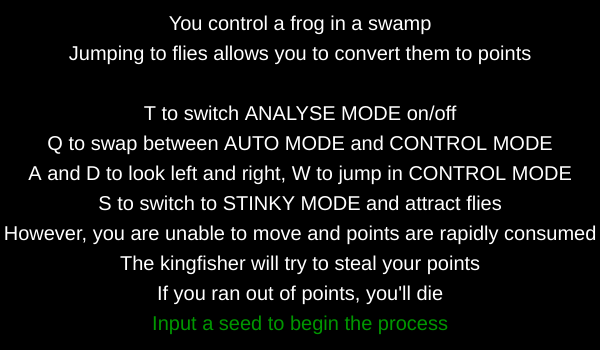
Frame 1 (no input)
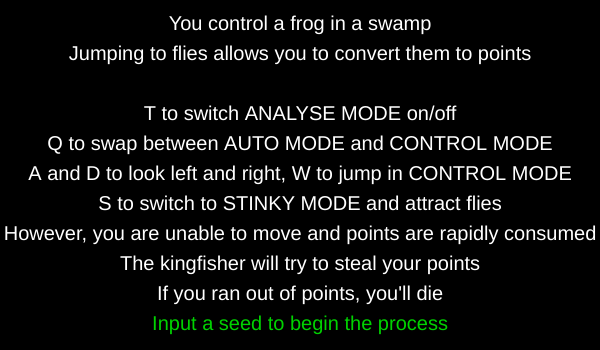
Frame 60 (no input)
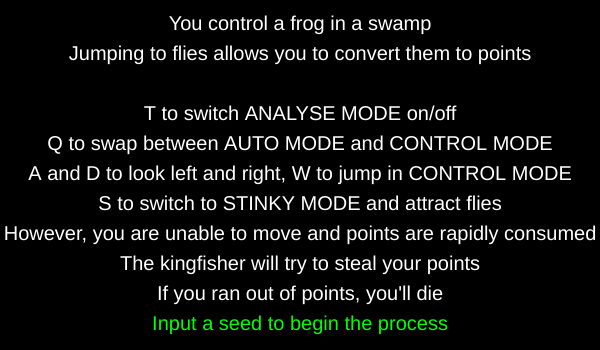
Frame 120 (the mouse pressed at the canvas centre since frame 60)

The p5.js sketch that drew these frames (run headless with seeded random() and noise() and a simulated clock; from frame 60 on, the mouse is pressed at the canvas centre):

// p5.js sketch
// ── sketch.js
let envi = [], stars = [], clouds = [];// land-liquid-air array, stars array, clouds array
let cattails = [];// cattails array
let frogs, flies = [], fish = [];//frog and flies and fish array
let kingfisher;
let day = 0,dc = 2,time,timeString;// day and dayCount and time converted from day
let G; // gravity
let analyseMode = false,stopPressed = true,blackCoverAlpha = 0;//analyse mode components
let analyseArrow,analyseDatas = [];
let eatCount=0,pointsEarned = 0; // flies eaten counter and points earned
let seedReady = false;
let seed = "",seedComponents = [];
let  noiseOffsetCloudX = 0.0,noiseOffsetCloudY = 100.0;
let noiseOffsetMass = 75.0;
let  noiseOffsetFishX = 0.0,noiseOffsetFishY = 100.0,noiseOffsetColor = 50.0;
let invalidTimer = 0;
let worldReady = false;//status of the world generation
let messageTimer = 0;//timer for th message

//3,6,29,4,20,151,14,46,11,4
//0x-1X-2aa-3y-4YY-5zzz-6ZZ-7NoiseSeed-8AA-9B
/*clouds 	x-type of clouds		X-amount		aa-size
  flies 		y-size				YY-amount
  cattails 	zzz-height			ZZ-amount
  fish      AA-amount       B-mass*/
let seedInputed = []; 
let input, button;

function generateSeed(){
  seedComponents[0] = round(random(1,3));//cloud type
  seedComponents[1] = round(random(5,9));//cloud amount
  seedComponents[2] = round(random(20,30));//cloud size
  seedComponents[3] = round(random(3,5));//fly size
  seedComponents[4] = round(random(15,25));//fly amount
  seedComponents[5] = round(random(150,170));//cattail height
  seedComponents[6] = round(random(10,15));//cattail amount
  seedComponents[7] = round(random(10,99));//noise seed
  seedComponents[8] = round(random(10,15));//fish amount
  seedComponents[9] = round(random(40,50));//fish size
  noiseSeed(seedComponents[7]);
  seed = str(seedComponents);
}

function resetEverything(){//setting every necessary variables back to original
  envi = [], stars = [], clouds = [];// land/liquid/air array, stars array, clouds array
  cattails = [];// cattails array
  kingfisher, frogs, flies = [], fish = [];//frog and flies array
  day = 0,dc = 2,time,timeString;// day and dayCount and time converted from day
  G; // gravity
  analyseMode = false,stopPressed = true,blackCoverAlpha = 0;//analyse mode components
  analyseArrow,analyseDatas = [];
  eatCount=0,pointsEarned = 0; // flies eaten counter and points earned
  seedReady = false;
  seed = "",seedComponents = [];
  noiseOffsetCloudX = 0.0,noiseOffsetCloudY = 100.0;
  noiseOffsetMass = 75.0;
  noiseOffsetFishX = 0.0, noiseOffsetFishY = 100.0, noiseOffsetColor = 50.0;
  invalidTimer = 0;
  worldReady = false;
}

function setup() {
  createCanvas(600, 350);

  //inputting seed system
  input = createInput('random');
  button = createButton("submit");
  button.mouseClicked(submitted);
}

function submitted(){//button function
  //get the seed from the input 
  let inputList = input.value();
  seedInputed = inputList.split(',').map(item => item.trim());
  //randomize seed
  if(seedInputed[0] === "random"){
    resetEverything();
    generateSeed();
    input.value(seedComponents);
    seedReady = true;
    return;
  }
  //checking valid input
  if (seedInputed.length === 10) {
    let validSeed =
      checkInRange(1,3,seedInputed[0]) &&
      checkInRange(5,9,seedInputed[1]) &&
      checkInRange(20,30,seedInputed[2]) &&
      checkInRange(3,5,seedInputed[3]) &&
      checkInRange(15,25,seedInputed[4]) &&
      checkInRange(150,170,seedInputed[5]) &&
      checkInRange(10,15,seedInputed[6]) &&
      checkInRange(10,99,seedInputed[7]) &&
      checkInRange(10,15,seedComponents[8]) &&
      checkInRange(40,50,seedComponents[9]);

    if(validSeed){
      resetEverything();
      copyArray(10);
      input.value(seedComponents);
      seedReady = true;
    } else {
      seedReady = false;
      seedInputed = [];
      input.value("");
      invalidTimer =100;

    }
  } 
  else {
    seedReady = false;
    seedInputed = [];
    input.value("");
    invalidTimer = 100;
  }

}
function instructionMessage(){
  //just the instructions
  if(invalidTimer<=1){
    push();
    textSize(20);
    fill(255);
    textAlign(CENTER);
    text("You control a frog in a swamp",width/2,30);
    text("Jumping to flies allows you to convert them to points",width/2,60);

    text("T to switch ANALYSE MODE on/off",width/2,120);
    text("Q to swap between AUTO MODE and CONTROL MODE",width/2,150);
    text("A and D to look left and right, W to jump in CONTROL MODE",width/2,180);
    text("S to switch to STINKY MODE and attract flies",width/2,210);
    text("However, you are unable to move and points are rapidly consumed",width/2,240);
    text("The kingfisher will try to steal your points",width/2,270);
    text("If you ran out of points, you'll die",width/2,300);
    fill(0,frameCount%150 + 150,0);
    text("Input a seed to begin the process",width/2,330);
    pop();
  }
}
function showInvalidMessage() {
  push();
  textSize(20);
  fill(255);
  textAlign(CENTER);
  if(invalidTimer>0){
    text("Invalid seed", width/2, height/3);
    text("Type random to generate random seed", width/2, height/2);
  }

  pop();
}
function copyArray(length) {
  //function made to copy an array to another array duh
  for (let i = 0; i < length; i++) {
    seedComponents[i] = seedInputed[i];
  }
  seed = str(seedComponents);
}
function checkInRange(min, max, value) {
  //function made to check if a value is in a certain range
  let num = parseInt(value);
  return !isNaN(num) && num >= min && num <= max;
}

function generateWorld(){
  //it is time to generate the swamp
  G =  0.5;
  generateCloud();
  generateStar();
  generatePlants();
  generateAnimals();
  generateEnvironment();
  generateFish();
}
function generateEnvironment(){
  envi[0] = new env(0,250,350,height,true,false,false);//ground
  envi[1] = new env(350,250,width,height,false,true,false);//water
  envi[2] = new env(0,0,width,height,false,false,true);//air
  envi[3] = new env(340,350,width,height,true,false,false);//ground under water
  envi[4] = new env(350,340,50,10,false,false,false); //jumping pad
}
function generateAnimals(){
  frogs = new frog(200,100,1.5,3);
  kingfisher = new bird(width-20,50);
  analyseArrow = new vectorArrows(frogs);
  for(let f = 0; f<seedComponents[4];f++){
    flies[f] = new fly(random(10,80),random(100,200),seedComponents[3],0.05);
  }
}
function generatePlants(){
    for(let s = 0; s<seedComponents[6]; s++){
    cattails[s] = new cattail(10+7*s,300,random(-5,5),-1*seedComponents[5]);
  }
}
function generateStar(){
  for(let s = 0; s<30; s++){
    stars[s] = new STAR(random(0,600),random(0,240),random(0.5,5));
  }
}
function generateCloud(){
  //random x y with noise
  for(let c = 0; c<seedComponents[1]; c++){
    let x = noise(noiseOffsetCloudX) * width;
    noiseOffsetCloudX += 5;

    let y = noise(noiseOffsetCloudY) * 110 + 10;
    noiseOffsetCloudY += 5; 

    clouds[c] = new cloud(x,y,seedComponents[2],seedComponents[0]);
  }
}
function generateFish(){
  //random x y with noise
  for(let f = 0; f<seedComponents[8]; f++){
    let x = noise(noiseOffsetFishX) * (width-350) + 350;
    noiseOffsetFishX+=5;

    let y = noise(noiseOffsetFishY) * (height-220) + 250; 
    noiseOffsetFishY+=5;

    let m = noise(noiseOffsetMass) * seedComponents[9];
    noiseOffsetMass+=5;

    let color = noise(noiseOffsetColor)*100 + 150;
    noiseOffsetColor+=0.1;

    fish[f] = new fishs(x,y,m,f,color);
  }
}
function draw() {

  if(!seedReady){//inputting screen
    background(0);
    instructionMessage();
      showInvalidMessage();
  invalidTimer--;
  }

  if(seedReady == true){
      showInvalidMessage();
    invalidTimer--;
    if(!worldReady){//generate the world when seed is ready
        generateWorld();
        worldReady = true;
    }

      background(20, 20, 60);
    //run the world

    environment();

    //draw the branch
    push();
    fill(79,46,40);
    rect(width-70,150,70,10);
    pop();
    //

    UI();
    checkAnalyse();
    animals();
    mainObjects();  

    //death message appearing if it is
    messageTimer-=1;
    deathMessage();
  }
}
function mainObjects(){//analyse mode objects

  if(analyseMode){
    analyseArrow.show();
  }
  analyseDatas[0] = new data(width-50,50,timeString,20);
  for(let aD of analyseDatas){
    aD.show();
  }
}
function animals(){//the living animals
  kingfisher.update();
  kingfisher.show();
  frogs.update();
  frogs.show();
  for(let ff of fish){
    ff.update();
    ff.show();
  }

  for(let f of flies){
    f.checkEaten();
    f.update();
    f.show();
  }
}
function UI(){//ui text shown near the screen's edges
  push();
  if(day>100){
    fill(0);
  }
  else{
    fill(255);
  }
  textSize(20);
  if(frogs.pecked){
    if(pointsEarned<0.9){// 1
      submitted();
      messageTimer = 120;
    }
    fill("red");
    pointsEarned-=0.1;
    pointsEarned = max(pointsEarned,0); //set to 0
  }
  text("Score: "+floor(pointsEarned)+"    Seed:" + seed, 20,30);
  if(frogs.mode==1){
    text("AUTO mode",20,50);
  }
  else if(frogs.mode == 2){
    text("CONTROL mode",20,50);
  }
  else if(frogs.mode == 3){
    text("STINKY mode",20,50);
  }

  pop();
}
function environment(){//the land air water, stars, day/night cycle
  //air
  envi[2].show();
  //clouds
  for(let cs of clouds){
    cs.show();
  }
  //catttails
  for(let c of cattails){
    c.update();
  }
  //ground

  envi[1].show();
  envi[3].show();
  envi[0].show();

  
  //stars
  for(let s of stars){
    s.show();
  }
  //time
  day+=dc;
  if(day >= 400 && dc > 0){
    dc*=-1;
  }
  if(day <= -200 && dc < 0){
    dc*=-1;
  }
  time = (day+200)/50;
  if(dc<0){
    time = 12-time;
    if(350<=day&&day<=400){
      time=time+12;
    }
  }
  if(day==-200){
    time = 0;
  }
  if(day%10==0){
    if(dc>0){
      timeString = int(time)/* + ":" + round((time-int(time))*60)*/+"am";
    }
    if(dc<0){
      timeString = int(time)/* + ":" + round((time-int(time))*60)*/+"pm";
    }
  }
}

function checkAnalyse(){//checking analyse mode toggled or not
  if(keyIsPressed&&key == "t"&&!analyseMode&&stopPressed&&blackCoverAlpha<=10){
    analyseMode = true;
    stopPressed = false;
  }
  if(keyIsPressed&&key=="t"&&analyseMode&&stopPressed&&blackCoverAlpha>=130){
    stopPressed = false;
    analyseMode = false;
  }
  if(!keyIsPressed){
    stopPressed = true;
  }
  if(analyseMode && blackCoverAlpha<=140){blackCoverAlpha+=5;}
  else if(!analyseMode&&blackCoverAlpha>=0){blackCoverAlpha-=5;}
  push();
  fill(0,0,0,blackCoverAlpha);
  rect(0,0,width,height);
  if(analyseMode){
    fill("red");
    textStyle(BOLDITALIC);
    textSize(18);
    textAlign(RIGHT)
    if(frameCount%60<=29){ //flash "analyse mode" every 0.5s
      text("ANALYSE MODE",width-10,20);
    }
  }
  pop();
}

function deathMessage(){//check if the frog died
  if(messageTimer>0){
      push();
      fill(0,0,0,messageTimer*10)
      textAlign(CENTER);
      textSize(30);
      text("WORLD RESET", width/2,height/2-40);
      text("YOU DIED",width/2,height/2+40);
      pop();
  }
  messageTimer = max(messageTimer,0); //set 0
}

// ── analyse.js
function drawArrow(base, vecX,vecY, myColor) {
    push();
    stroke(myColor);
    strokeWeight(3);
    fill(myColor);
    translate(base.x, base.y);
    line(0, 0, vecX, vecY); //base of arrow
    let vec = createVector(vecX,vecY);
    rotate(vec.heading());
    let arrowSize = 7;
    translate(vec.mag() - arrowSize, 0);
    triangle(0, arrowSize / 2, 0, -arrowSize / 2, arrowSize, 0); //head of arrow
    pop();
  }
class vectorArrows{
    constructor(thing){
      this.target = thing;
      this.amplifier = 15; //makes the arrows bigger
      this.posAboveTarget = createVector(this.target.pos.x-this.target.direction*10,this.target.pos.y-40);//right above the frog
    }
    show(){
        this.posAboveTarget = createVector(this.target.pos.x-this.target.direction*10,this.target.pos.y-40); //set pos above frog
        if(!this.target.touchGround){        
            drawArrow(this.target.pos, this.amplifier*this.target.vel.x, 0,"blue"); //vector of frog's x velocity
            drawArrow(this.target.pos, 0, this.amplifier/2*this.target.vel.y,"red");//vector of frog's y velocity
            drawArrow(this.target.pos, this.amplifier*this.target.vel.x, this.amplifier/2*this.target.vel.y,"purple");//vector of frog's total velocity
        }
        drawArrow(this.posAboveTarget, this.target.direction*30, 0, "lime"); //vector of frog's direction


    }
}

class data{
    constructor(x,y,text,size){
        this.pos = createVector(x,y);
        this.message = text;
        this.size = size;
        this.mode = CENTER;
    }
    show(){
        push();
        rectMode(CENTER);
        fill(0);
        rect(this.pos.x,this.pos.y-5,50,30);//black square for the message
        fill("white");
        textAlign(this.mode);
        textSize(this.size);
        text(this.message,this.pos.x,this.pos.y); //message in white
        pop();
    }
}
// ── animals.js
class frog{
    constructor(x,y,size,jumpStrength){
        this.pos = createVector(x,y);
        this.n = size;
        this.mass = size*1.5;
        this.jumpStrength = jumpStrength;
        this.vel = createVector(0,0);
        this.acc = createVector(0,0);
        this.direction = 1; //1--> -1<--
        this.ybottom;
        this.touchGround = false;
        this.inWater = false;
        this.dragCoefficient;
        this.random = random(120,180);
        this.mode = 2; //1 auto     2 control       3 poop
        this.jumpCooldown = 100 ; //1s
        this.prev=0;
        this.timeTouchGround = 0;
        this.noPress = true;
        this.circleAlpha = 0;
        this.pecked = false;
    }   
    friction(){ //calculate frictional force
        let friction = this.vel.copy();
        friction.normalize();
        friction.mult(-1);
        friction.y = 0;
        friction.setMag(0.1);
        this.acc.add(friction);
    }
    update(){
        if(this.mode==3){ //check in poop mode
            pointsEarned-=0.075;
            if(pointsEarned<=0){
                pointsEarned = 0;
                this.mode = 2;
            }
        }
        if(keyIsPressed){
            if(key == "q"&&this.noPress){ //switch mode
                this.noPress = false;
                this.mode = (this.mode)%2+1;
            }
            if(key == "s"&&(pointsEarned>=5||this.mode==3)&&this.noPress){ //poop mode
                if(this.mode!=3){
                    this.mode = 3;
                    this.noPress = false;
                }
                else{
                    this.mode = 2;
                    this.noPress = false;
                }
            }
        }
        else{
            this.noPress = true;
        }
        
        this.touchGround = false;
        for(let e of envi){
            if(!e.solid&&!e.liquid&&!e.air){
                if(e.pos.x<=this.pos.x&&this.pos.x<=e.pos.x+e.len.x){//jump pad
                    if(this.pos.y>=230 && this.direction==-1){ //add pushing force to rise back to ground
                        let f = createVector(-0.1,-1);
                        this.acc.add(f);
                    }
                }
            }
            if(e.solid){//ground
                if(e.pos.x<=this.pos.x && this.pos.x<=e.pos.x+e.len.x){
                    this.ybottom = this.pos.y+10*this.n;
                    if(e.pos.y <= this.ybottom+5){//add friction if touching ground
                        this.friction();
                        this.resis(2);
                        this.touchGround = true;
                        this.timeTouchGround++;
                        if(this.mode==2){
                            if(keyIsPressed&&key=="a"){//turn left
                                this.direction=-1;
                            }
                            if(keyIsPressed&&key=="d"){//turn right
                                this.direction=1;
                            }
                        }
                        if(((frameCount%60 == 0 && this.mode==1)||(this.mode==2 && keyIsPressed && key == "w"))&&this.timeTouchGround>=30){//auto jump
                            this.touchGround = false;
                            this.pos.y-=5;
                            let f;
                            if(!this.inWater){ f = createVector(this.jumpStrength*this.direction*1.5, -3*this.jumpStrength);
                            }//higher jump force on land
                            if(this.inWater){ f = createVector(this.jumpStrength*this.direction*3.5, -2*this.jumpStrength);
                            }//lower jump force in water
                            
                            this.acc.add(f);
                        }
                        else{
                            this.vel.y = 0;
                            this.pos.y = e.pos.y - 10*this.n;//grounded
                        }
                        
                    }
                }
            }
            if(e.liquid){//water
                this.inWater = false;
                if(e.pos.x<=this.pos.x && this.pos.x<=e.pos.x+e.len.x){
                    if(e.pos.y<=this.pos.y+10*this.n){//checking if in water
                        G = 0.05;
                        this.inWater = true;
                    }
                }
            }
            if(e.air){//air
                if(!this.inWater){
                    G =  0.5;//set G to normal
                }
                if(!this.touchGround && !this.inWater){
                    this.resis(0);//set drag coefficient
                }
            }
        }
        if(this.touchGround == false){
            this.acc.add(0,G);//gravity
            this.timeTouchGround=0;//reset time touching ground
        }
        //drag force
        let drag = this.vel.copy(); 
        drag.normalize();
        drag.mult(-1);
  
        let ballSpeed = this.vel.mag();
        drag.mult(this.dragCoefficient * ballSpeed * ballSpeed);
        this.vel.add(drag);
        //

        //normal update
        this.vel.add(this.acc);
        this.pos.add(this.vel);
        this.acc = createVector(0,0);
        //

        //check near edges to turn around
        if(this.pos.x<=100 && this.direction == -1){
            this.direction*=-1;
        }
        if(this.pos.x>=width-50 && this.direction == 1){
            this.direction*=-1;
        }
    }

    resis(type){//setting drag coefficient
        if(type == 0){//air
            this.dragCoefficient = 0.01
        }
        if(type == 1){//liquid
            this.dragCoefficient = 0.5;
        }
        if(type == 2){//ground
            this.dragCoefficient = 0.05;
        }
    }

    show(){//showing a pic of a frog
        push();
        noStroke();
        if(analyseMode && this.circleAlpha<100){
            this.circleAlpha+=5;//slowly show the red repel ring (RRR)
        }
        if(!analyseMode && this.circleAlpha>0){
            this.circleAlpha-=5;//slowly hide the RRR
        }
        fill(255,0,0,this.circleAlpha);
        ellipse(this.pos.x,this.pos.y,100,75);//draw RRR
        pop();

        if(this.touchGround){//grounded pose
        push();
        translate(this.pos.x,this.pos.y);
        scale(this.direction,1);//turning to the direction left/right
        fill("#6C8B64");//frog green
        if(this.pecked){fill("red");}//frog hurt -> red
        if(this.mode == 3){//poop mode
            fill(110, 38, 14);//frog shits -> brown
        }
        strokeWeight(2);

        //drawing the frog
        ellipse(-2*this.n,+8*this.n,12*this.n,7*this.n);
        ellipse(10*this.n,8*this.n,4*this.n,8*this.n);
        ellipse(0,0,30*this.n,20*this.n);
        ellipse(-10*this.n,+8*this.n,12*this.n,7*this.n);
        ellipse(8*this.n,8*this.n,4*this.n,8*this.n);
        //
        fill(0);
        strokeWeight(1);
        //eyes
        circle(10*this.n,-3*this.n,2)
        circle(5*this.n,-3*this.n,2)
        //
        strokeWeight(2);
        line(7*this.n,0,15*this.n,0);//mouth
        pop();
        }
        else{//on air
            push();
        translate(this.pos.x,this.pos.y);
        scale(this.direction,1);//turning left/right
        fill("#6C8B64");//frog green
        if(this.pecked){fill("red");}//frog hurt red
        if(this.mode == 3){
            fill(110, 38, 14);//frog shitting brown
        }
        strokeWeight(2);
        //frog body
        ellipse(-2*this.n,+8*this.n,7*this.n,12*this.n);
        ellipse(14*this.n,8*this.n,8*this.n,4*this.n);
        ellipse(0,0,30*this.n,20*this.n);
        ellipse(-10*this.n,+8*this.n,7*this.n,12*this.n);
        ellipse(12*this.n,8*this.n,8*this.n,4*this.n);
        fill(0);
        strokeWeight(1);
        //frog eyes
        circle(10*this.n,-3*this.n,2)
        circle(5*this.n,-3*this.n,2)
        strokeWeight(2);
        //frog mouth
        line(7*this.n,0,15*this.n,0);
        pop();
        }
    }
}

class fly{
    constructor(x,y,size,strength){
        this.pos = createVector(x,y);
        this.vel = createVector(0,0);
        this.acc = createVector(0,0);
        this.size = size;
        this.strength = strength;
        this.dirX = 1; //1=right   -1=left
        this.dirY = -1; //-1=up   1=down
        this.eaten = false;
        this.color = 0;
    }    
    addForce(f){//no shit 
        this.acc.add(f);
    }
    attract(){//attraction
        let G = 20;
        let attrationForce = p5.Vector.sub(frogs.pos, this.pos);
        let distSq = constrain(attrationForce.magSq(), 100, 2500);
        let strength = G * (frogs.n * this.size) / distSq;
        attrationForce.setMag(strength);
        this.addForce(attrationForce);
    }
    checkEaten(){//idk maybe it's checking if it is eaten or not
        if(abs(frogs.pos.x-this.pos.x)<=10 && abs(this.pos.y-frogs.pos.y)<=10){//frog can eat this
            eatCount++;
            pointsEarned++;
            this.eaten = true;
            this.pos = createVector(random(10,80),random(100,200));//respawn at the cattails
        }
    }
    update() {
        if(frogs.mode==3){//frog shits attracts flies
            this.attract();
        }
        //random movement calculation (very sophisticated)
        let angle = random(TWO_PI);
        let force = p5.Vector.fromAngle(angle);
        force.mult(this.strength);
        this.acc.add(force);
        //done
        if(day>100 && this.eaten){//respawn time
            this.eaten = false;
        }

            if(!this.eaten){//normal update
                this.vel.add(this.acc);
                this.vel.limit(1);
                this.pos.add(this.vel);
            }
            else{//no moving when not respawn yet
                this.vel = createVector(0,0);
            }
            //reset acc
            this.acc.mult(0);
        /*
        this.vel.add(this.acc);
        this.vel.limit(2);
        this.pos.add(this.vel);
        this.acc.mult(0);*/ //old update (cant work cuz it also does it when the fly is dead)

        //check edges
        if (this.pos.x < 0) {
            this.pos.x = 0;
            this.vel.x *= -1;
        }
        if (this.pos.x > width) {
            this.pos.x = width;
            this.vel.x *= -1;
        }
        if (this.pos.y < 100) {
            this.pos.y = 100;
            this.vel.y *= -1;
        }
        if (this.pos.y > 220) {
            this.pos.y = 220;
            this.vel.y *= -1;
        }
    }
    show(){//draw the fly
        push();
        fill(this.color);
        if(analyseMode&&this.color<=220){
            this.color+=20;//slowly becomes white in analyseMode
        }
        if(!analyseMode&&this.color>=20){
            this.color-=20;//returning to black
        }
        noStroke();
        if(!this.eaten){
            circle(this.pos.x,this.pos.y,this.size);//fly dot drawn
        }

        pop();
    }
}

class fishs{//fish
    constructor(x,y,mass,id,color){
        this.pos = createVector(x,y);
        this.vel = createVector(0,0);
        this.acc = createVector(0,0);
        this.color = color;
        this.mass = mass;
        this.size = max(3.5,mass/6);
        this.id = id; //position in fish[] array
        this.noiseOffsetX = 0.0;
        this.noiseOffsetY = 100.0;
        this.direction = 1;
    }

    addForce(ff) {//add force
        let f = p5.Vector.div(ff, this.mass);
        this.acc.add(f);
    }
    repel(){ //repel from the frog
        if(abs(frogs.pos.x-this.pos.x) <= 100 && abs(frogs.pos.y-this.pos.y) <= 75){ //in range of the RRR
            let force = p5.Vector.sub(frogs.pos, this.pos);
            let distance = force.mag();
            distance = constrain(distance, 5, 2500);
            force.normalize();
            let strength = (-300 * this.mass * frogs.mass) / (distance * distance * distance);
            force.mult(strength);
            this.addForce(force);
        }
    }
    checkEdges(){//duh i wonder what this does
        if(350>this.pos.x-this.size){
            this.vel.x = this.vel.x*-1;
            this.pos.x = 350+this.size;
        }
        if(width<this.pos.x+this.size){
            this.vel.x = this.vel.x*-1;
            this.pos.x = width-this.size;
        }
        if(height<this.pos.y+this.size){
            this.vel.y = this.vel.y*-1;
            this.pos.y = height-this.size;
        }
        if(250>this.pos.y-this.size){
            this.vel.y = this.vel.y*-1;
            this.pos.y = 250+this.size;
        }
    }
    randomMovement(){//random movement using noise :O
        let x = noise(this.noiseOffsetX)*round(random(-1,1))*5;
        this.noiseOffsetX+=5;

        let y = noise(this.noiseOffsetY)*round(random(-1,1))*5;
        this.noiseOffsetY+=5;

        let movement = createVector(x,y);
        this.addForce(movement);
    }
    update(){//updating
        for(let i = 0; i<fish.length; i++){
            if(i!=this.id){//checking different fish to attract
                //calculating attraction forces wooo
                let force = p5.Vector.sub(this.pos, fish[i].pos);
                let distance = force.mag();
                distance = constrain(distance, 5, 2500);
                force.normalize();
                let strength = (G * this.mass * fish[i].mass) / (distance * distance * distance);
                force.mult(strength);
                fish[i].addForce(force);
            }
        }
        //this basic routine
        this.repel();
        this.checkEdges();

        this.randomMovement();

        //normal updating
        this.vel.add(this.acc);
        this.vel.limit(1.5);
        this.pos.add(this.vel);
        this.acc.mult(0);
        //changing directions
        if(this.vel.x>0){
            this.direction = 1;
        }
        else if (this.vel.x<0){
            this.direction= -1;
        }
    }
    show(){//draw the fish
        push();
        fill(79,169,188,this.color);
        strokeWeight(1);
        stroke(0);
        if(analyseMode){
            stroke("cyan");//highlighted in analyse mode
        }
        if(this.direction==1){//right
            ellipse(this.pos.x+0.3*this.size,this.pos.y,3*this.size,2*this.size);
            triangle(this.pos.x-2*this.size,this.pos.y-this.size,this.pos.x-2*this.size,this.pos.y+this.size,this.pos.x-1.2*this.size,this.pos.y);
        }
        if(this.direction==-1){ //left
            ellipse(this.pos.x-0.3*this.size,this.pos.y,3*this.size,2*this.size);
            triangle(this.pos.x+2*this.size,this.pos.y-this.size,this.pos.x+2*this.size,this.pos.y+this.size,this.pos.x+1.2*this.size,this.pos.y);
        }
        pop();
    }
}

class bird {
  constructor(x, y) {
    this.pos = createVector(x, y);
    this.vel = createVector(0, 0);
    this.acc = createVector(0, 0);
    this.mode = 0; //0-flying   1-resting   2-pecking
    this.G = 0.1;
    this.touchGround = false;
    this.direction = -1; //-1 left       1 right
    this.flyMode = true;
    this.pecking = false;
    this.flyCooldown=0;
    this.returning = false;
    this.dragCoefficient;
  }
  checkValidFrogLocation(){//check if the kingfisher can fly to the frog to peck it
    if(frogs.pos.x>=0 && frogs.pos.x<=300 && !this.returning && frogs.mode!=3){
        this.move(this.direction);//move to it
    }
    else{
        this.move(0);//return to the branch
    }
  }
  move(dir){
    this.flyCooldown++;//update fly cooldown
    if(dir == -1 && !this.returning){ // left
        if(this.pos.x>=frogs.pos.x-30*dir){//it is not near the pecking location yet
            this.flyMode = true; 
            let f = createVector(dir,0);//fly horizontally to the frog
            if(round(this.flyCooldown/10)%5==0){
                f.y = -0.6; // fly up
            }
            this.acc.add(f);
        }
        else{
            this.flyMode = false;//dont fly
        }
        //drag force
        let drag = this.vel.copy(); 
        drag.y = 0;
        drag.normalize();
        drag.mult(-1);
        let speed = this.vel.mag();
        drag.mult(this.dragCoefficient * speed * speed);
        this.vel.add(drag);
    }
    if(dir == 1 && !this.returning){ // right
        if(this.pos.x>=frogs.pos.x-30*dir){//it is not near the pecking location yet
            this.flyMode = true;
            let f = createVector(dir,0);//fly to the frog
            if(round(this.flyCooldown/10)%5==0){
                f.y = -0.6; //fly up
            }
            this.acc.add(f);
        }
        else{
            this.flyMode = false;//dont fly
        }
        //drag force
        let drag = this.vel.copy(); 
        drag.y = 0;
        drag.normalize();
        drag.mult(-1);
        let speed = this.vel.mag();
        drag.mult(this.dragCoefficient * speed * speed);
        this.vel.add(drag);
    }
    if(dir == 0){ //return to branch
        if(this.pos.x<=width-50 || this.pos.y>=145){//not at the branch
            this.flyMode = true;
            this.returning = true;
            let f = createVector(0,0);
            if(this.pos.x<=width-50){//coord x is not near branch
                f.x = 1;//fly horizontally back
                this.direction = 1;
            }
            if(round(this.flyCooldown/10)%5==0 && this.pos.y>=145 && this.returning){
                f.y = -0.6;//coord y is not near branch --> fly up
            }
            this.acc.add(f);
        }
        else{
            this.flyMode = false;
            this.returning = false;
        }
        //drag force
        let drag = this.vel.copy(); 
        drag.y = 0;
        drag.normalize();
        drag.mult(-1);
        let speed = this.vel.mag();
        drag.mult(this.dragCoefficient * speed * speed);
        this.vel.add(drag);
    }
  }
  grav() {//gravity duh
    let f = createVector(0, this.G);
    this.acc.add(f);
  }
  update() {//updating
    this.checkValidFrogLocation();//checking the frog's location
    if (this.pos.y>=170&&this.touchGround && (frameCount%60==0||frameCount%60==1||frameCount%60==2||frameCount%60==3||frameCount%60==4)) {//on the ground --> peck for 5 frames each 60 frames
      this.pecking = true;
    }
    else{
        this.pecking = false;
        frogs.pecked = false;
    }

    this.touchGround = false;
    if ((this.pos.y >= 145 &&this.pos.y <=155 && width-70<=this.pos.x && this.pos.x<=width)) {//check on the branch
      this.vel.y = 0;
      this.pos.y = 150;
      this.touchGround = true;
      this.flyCooldown=-1;
      this.returning = false;
    } 
    else if((0<=this.pos.x && this.pos.x<=350 && this.pos.y >= 245)&&!this.flyMode){//check on the ground
        this.vel.y = 0;
        this.pos.y = 250;
        this.touchGround = true;
        this.flyCooldown=-1;
    }
    else {
      this.grav();
    }

    if (!this.touchGround) {
      this.mode = 0;//flying
    } else if (!this.pecking) {
      this.mode = 1;//idling
    } else {
      this.mode = 2;//pecking
    }

    //look at the frog's vecinity
    if(this.pos.x>frogs.pos.x){
        this.direction = -1;
    }
    else if(this.pos.x<frogs.pos.x){
        this.direction = 1;
    }
    if(this.returning){
        this.direction = 1;
    }

    //check edges
    if(0<=this.pos.x && this.pos.x<=350 && this.pos.y >= 245){
        this.pos.y = 248;
    }
    if (this.pos.x >= width - 10) {
      this.pos.x = width - 10;
      this.vel.x = 0;
    }
    if (this.pos.x <= 50) {
      this.pos.x = 10;
      this.vel.x = 0;
    }
    if (this.pos.y <= 50) {
      this.pos.y = 50;
      this.vel.y = 0;
    }
    if (this.pos.y >= height - 10) {
      this.pos.y = height - 10;
      this.vel.y = 0;
    }

    this.vel.add(this.acc);
    this.pos.add(this.vel);
    this.acc.mult(0);
  }
  show() { //draw the bird
    //ts is too hard to follow js trust me that it works and will draw the correct image.
    strokeWeight(2);
    if (this.mode == 0) {
      if (this.direction == -1) {
        push(); //body
        fill( 0, 126, 138);
        translate(this.pos.x, this.pos.y - 40);
        rotate(2 * PI - QUARTER_PI / 2);
        ellipse(0, 0, 20, 50);
        pop();

        push(); //wings
        fill( 0, 126, 138);
        translate(this.pos.x + 12, this.pos.y - 60);
        rotate(QUARTER_PI);
        ellipse(0, 0, 10, 30);
        rotate(QUARTER_PI / 2);
        ellipse(5, 0, 10, 30);
        rotate(QUARTER_PI / 2);
        ellipse(10, -1, 10, 30);
        pop();

        line(this.pos.x + 8, this.pos.y - 17, this.pos.x + 8, this.pos.y - 10); // legs
        line(this.pos.x, this.pos.y - 20, this.pos.x, this.pos.y - 10);
        fill( 0, 126, 138);
        circle(this.pos.x - 15, this.pos.y - 65, 20); // head
        circle(this.pos.x - 17, this.pos.y - 65, 1); //eyes
        circle(this.pos.x - 27, this.pos.y - 65, 1);
        fill(100);
        triangle(
          this.pos.x - 27,
          this.pos.y - 60,
          this.pos.x - 21,
          this.pos.y - 55,
          this.pos.x - 30,
          this.pos.y - 50
        ); // beak
      } else if (this.direction == 1) {
        push(); //body
        fill( 0, 126, 138);
        translate(this.pos.x, this.pos.y - 40);
        rotate(QUARTER_PI / 2);
        ellipse(0, 0, 20, 50);
        pop();

        push(); //wings
        fill( 0, 126, 138);
        translate(this.pos.x - 12, this.pos.y - 60);
        rotate(2 * PI - QUARTER_PI);
        ellipse(0, 0, 10, 30);
        rotate(2 * PI - QUARTER_PI / 2);
        ellipse(-5, 0, 10, 30);
        rotate(2 * PI - QUARTER_PI / 2);
        ellipse(-10, 0, 10, 30);
        pop();

        line(this.pos.x, this.pos.y - 20, this.pos.x, this.pos.y - 10); // legs
        line(this.pos.x - 8, this.pos.y - 17, this.pos.x - 8, this.pos.y - 10);
        fill( 0, 126, 138);
        circle(this.pos.x + 15, this.pos.y - 65, 20); // head
        circle(this.pos.x + 17, this.pos.y - 65, 1); //eyes
        circle(this.pos.x + 27, this.pos.y - 65, 1);
        fill(100);
        triangle(
          this.pos.x + 27,
          this.pos.y - 60,
          this.pos.x + 21,
          this.pos.y - 55,
          this.pos.x + 30,
          this.pos.y - 50
        ); // beak
      }
    } 
    else if (this.mode == 1) {
      if (this.direction == -1) {
        push(); //body
        fill( 0, 126, 138);
        translate(this.pos.x, this.pos.y - 40);
        rotate(2 * PI - QUARTER_PI / 2);
        ellipse(0, 0, 20, 50);
        pop();

        push(); //wings
        fill( 0, 126, 138);
        translate(this.pos.x, this.pos.y - 40);
        rotate(2 * PI - QUARTER_PI / 2);
        ellipse(5, -3, 10, 30);

        pop();

        line(this.pos.x + 8, this.pos.y - 17, this.pos.x + 8, this.pos.y); // legs
        line(this.pos.x, this.pos.y - 20, this.pos.x, this.pos.y);
        fill( 0, 126, 138);
        circle(this.pos.x - 15, this.pos.y - 65, 20); // head
        circle(this.pos.x - 17, this.pos.y - 65, 1); //eyes
        circle(this.pos.x - 27, this.pos.y - 65, 1);
        fill(100);
        triangle(
          this.pos.x - 27,
          this.pos.y - 60,
          this.pos.x - 21,
          this.pos.y - 55,
          this.pos.x - 30,
          this.pos.y - 50
        ); // beak
      } 
      else if (this.direction == 1) {
        push(); //body
        fill( 0, 126, 138);
        translate(this.pos.x, this.pos.y - 40);
        rotate(QUARTER_PI / 2);
        ellipse(0, 0, 20, 50);
        pop();

        push(); //wings
        fill( 0, 126, 138);
        translate(this.pos.x, this.pos.y - 40);
        rotate(QUARTER_PI / 2);
        ellipse(-5, -3, 10, 30);

        pop();

        line(this.pos.x - 8, this.pos.y - 17, this.pos.x - 8, this.pos.y); // legs
        line(this.pos.x, this.pos.y - 20, this.pos.x, this.pos.y);
        fill( 0, 126, 138);
        circle(this.pos.x + 15, this.pos.y - 65, 20); // head
        circle(this.pos.x + 17, this.pos.y - 65, 1); //eyes
        circle(this.pos.x + 27, this.pos.y - 65, 1);
        fill(100);
        triangle(
          this.pos.x + 27,
          this.pos.y - 60,
          this.pos.x + 21,
          this.pos.y - 55,
          this.pos.x + 30,
          this.pos.y - 50
        ); // beak
      }
    } 
    else if (this.mode == 2) {
      if (this.direction == -1) {
        push(); //body
        fill( 0, 126, 138);
        translate(this.pos.x - 10, this.pos.y - 32);
        rotate(2 * PI - PI / 3);
        ellipse(0, 0, 20, 50);
        pop();

        push(); //wings
        fill( 0, 126, 138);
        translate(this.pos.x - 5, this.pos.y - 34);
        rotate(2 * PI - PI / 3);
        ellipse(5, -3, 10, 30);

        pop();

        line(this.pos.x + 8, this.pos.y - 17, this.pos.x + 8, this.pos.y); // legs
        line(this.pos.x, this.pos.y - 17, this.pos.x, this.pos.y);
        fill( 0, 126, 138);
        circle(this.pos.x - 35, this.pos.y - 45, 20); // head
        circle(this.pos.x - 36, this.pos.y - 45, 1); //eyes
        circle(this.pos.x - 45, this.pos.y - 35, 1);
        fill(100);
        triangle(
          this.pos.x - 41,
          this.pos.y - 37,
          this.pos.x - 30,
          this.pos.y - 35,
          this.pos.x - 35,
          this.pos.y - 20
        ); // beak

        if(abs(frogs.pos.x-this.pos.x+35)<=20 && abs(frogs.pos.y-this.pos.y+10)<=10){
            frogs.pecked = true;
        }
        else{
            frogs.pecked = false;
        }
      } 
      else if (this.direction == 1) {
        push(); //body
        fill( 0, 126, 138);
        translate(this.pos.x + 10, this.pos.y - 32);
        rotate(PI / 3);
        ellipse(0, 0, 20, 50);
        pop();

        push(); //wings
        fill( 0, 126, 138);
        translate(this.pos.x + 5, this.pos.y - 34);
        rotate(PI / 3);
        ellipse(-5, -3, 10, 30);

        pop();

        line(this.pos.x - 8, this.pos.y - 17, this.pos.x - 8, this.pos.y); // legs
        line(this.pos.x, this.pos.y - 17, this.pos.x, this.pos.y);

        circle(this.pos.x + 35, this.pos.y - 45, 20); // head
        fill( 0, 126, 138);
        circle(this.pos.x + 36, this.pos.y - 45, 1); //eyes
        circle(this.pos.x + 45, this.pos.y - 35, 1);
        fill(100);
        triangle(
          this.pos.x + 41,
          this.pos.y - 37,
          this.pos.x + 30,
          this.pos.y - 35,
          this.pos.x + 35,
          this.pos.y - 20
        ); // beak

        if(abs(frogs.pos.x-this.pos.x-35)<=20 && abs(frogs.pos.y-this.pos.y+10)<=10){
            frogs.pecked = true;
        }
        else{
            frogs.pecked = false;
        }
      }
    }
 
}

}


// ── environment.js
class env{
    constructor(x,y,lenx,leny,solid,liquid,air){
        this.pos = createVector(x,y);
        this.len = createVector(lenx,leny);
        this.solid = solid;
        this.liquid = liquid;
        this.air = air;
    }
    show(){
        push();
        strokeWeight(1);
        if(this.solid) fill(112, 94, 72);//dirt 
        if(this.liquid) fill(59,119,103);//swamp water
        if(this.air){
            fill(190,214,158,day);//swamp sky
        }
        rect(this.pos.x,this.pos.y,this.len.x,this.len.y);
        pop();
    }
}

class STAR{
    constructor(x,y,size){
        this.pos = createVector(x,y);
        this.size = size;
        this.flicker = random(120,170);
    }
    show(){
            push();
            stroke(255,255,255,255-1.5*day);//alpha depends on day/night cycle (invis in the day)
            strokeWeight(this.size);
            if(frameCount%this.flicker <=3){//flicker
                strokeWeight(0);
            }
            point(this.pos.x,this.pos.y);
            pop();
            if(day == 500){//new day
                this.pos = createVector(random(0,600),random(0,240));//randomize position for next night
            }
    }
}

class cloud{
    constructor(x,y,size,type){
        this.pos = createVector(x,y);
        this.size = size;
        this.type = type //1 default   2 large    3 long
      }
    show(){
        push();
        noStroke();
        fill(255,255,255,max(0,day)*2+20);  
        if(this.type == 1){//default type 
            circle(this.pos.x,this.pos.y,this.size);
            circle(this.pos.x+0.5*this.size,this.pos.y-0.17*this.size,this.size);
            circle(this.pos.x-0.5*this.size,this.pos.y-0.27*this.size,this.size);
            circle(this.pos.x-0.07*this.size,this.pos.y-0.5*this.size,this.size);
          }
          else if(this.type == 3){//enlongated type
            ellipse(this.pos.x,this.pos.y+0.1*this.size,2*this.size,this.size);
            ellipse(this.pos.x,this.pos.y-0.5*this.size,2*this.size,this.size);
            ellipse(this.pos.x+0.7*this.size,this.pos.y-0.2*this.size,2*this.size,this.size);
            ellipse(this.pos.x-0.6*this.size,this.pos.y-0.1*this.size,2*this.size,this.size);
          }
          else if(this.type == 2){//short and round type
            circle(this.pos.x+0.5*this.size,this.pos.y,1.5*this.size);
            circle(this.pos.x-0.5*this.size,this.pos.y,1.5*this.size);
            circle(this.pos.x,this.pos.y-0.6*this.size,1.5*this.size);
          }
        pop();
        this.pos.x+=0.5;
        if(this.pos.x>=width){
            this.pos.x = 0;
        }
    }
}
// ── plants.js
class cattail{
    constructor(x,y,a,h){
        this.pos = createVector(x,y);
        this.angle = a;
        this.sway;
        this.height = h + map(noise(x), 0, 1, -10,10);
    }
    update(){
        push();
        strokeWeight(1);
        //random swaying movement
        translate(this.pos.x, this.pos.y);
        this.sway = sin(this.angle)*5; 
        rotate(radians(this.sway));
        //drawing the cattail
        fill(60, 120, 60);
        rect(-2, this.height, 4, 150);
        fill(139, 69, 19);
        rect(-5, this.height-20, 10, 30, 5);

        //update angle of swaying
        this.angle+=random(0.01,0.04);
        pop();
    }
}
